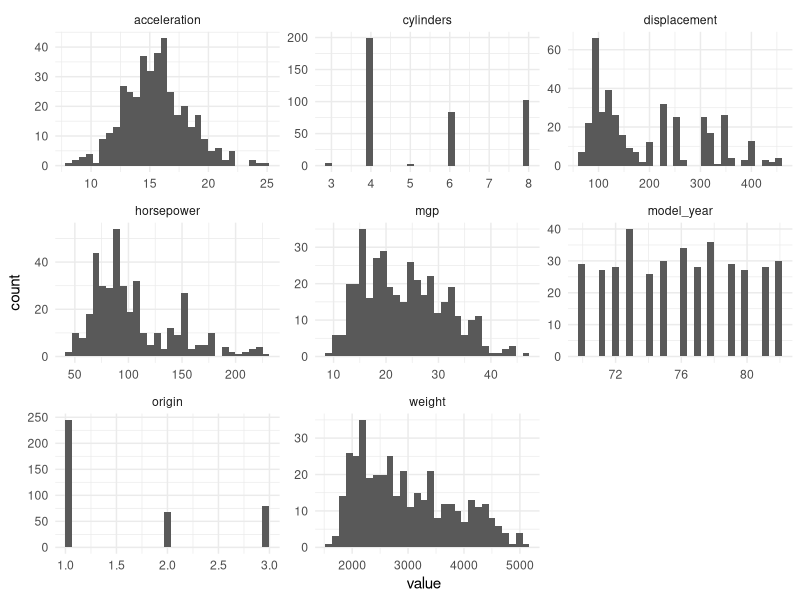
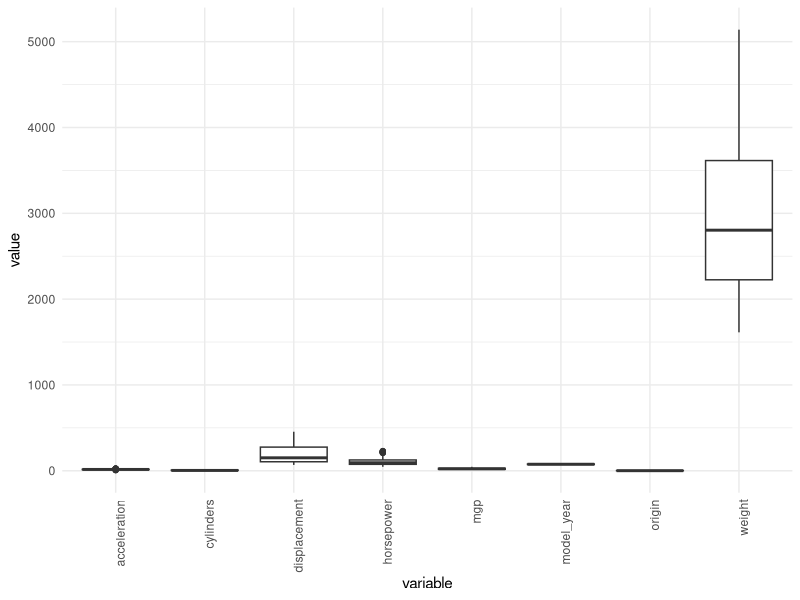

Reproduce these figures in R, in order.
## ---- chunk 1
library(dplyr)
library(ggplot2)
library(tidyr)
## ---- chunk 2
data <- read.csv("auto_mpg.csv", header = TRUE, sep = ";")
attach(data)
head(data)
dim(data)
## ---- chunk 3
# Replace "?" with NA in the horsepower column
data$horsepower[data$horsepower == "?"] <- NA
## ---- chunk 4
# Convert horsepower to numeric (it was read as a factor due to "?")
data$horsepower <- as.numeric(as.character(data$horsepower))
## ---- chunk 5

# Check for missing values
missing_values <- sapply(data, function(x) sum(is.na(x)))
print(missing_values)
## ---- chunk 6
# Handle missing values in the 'horsepower' column

# Option 1: Remove rows with missing values
data_clean <- na.omit(data)
# Reasons:
# - The 'horsepower' column has only 6 missing values, so removing them will not affect the dataset significantly.
# - It avoids the risk of introducing bias or inaccuracies that might occur when estimating missing values.

# Option 2: Replace missing values with the mean (or median) of the column
# data$horsepower[is.na(data$horsepower)] <- mean(data$horsepower, na.rm = TRUE)
## ---- chunk 7
# remove car_name column in data_clean
data_clean <- select(data_clean, -car_name)
str(data_clean)
## ---- chunk 8
data_clean %>%
  gather(key = "variable", value = "value") %>%
  ggplot(aes(x = value)) +
  facet_wrap(~ variable, scales = "free") +
  geom_histogram(bins = 30) +
  theme_minimal()
data_clean %>%
  gather(key = "variable", value = "value") %>%
  ggplot(aes(x = variable, y = value)) +
  geom_boxplot() +
  theme_minimal() +
  theme(axis.text.x = element_text(angle = 90, hjust = 1))
